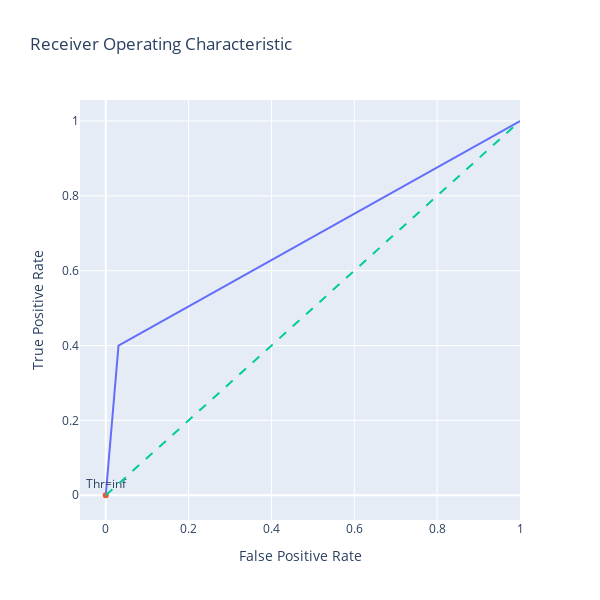

Write notebook code for a chart like this one.
### Markdown cell above
**ROC - AUC Curve**

### Code cell
from sklearn.metrics import roc_curve
import plotly.graph_objects as go
import numpy as np
import matplotlib.pyplot as plt

plt.figure(figsize=(10,5))
fpr, tpr, thresholds = roc_curve(y_test,y_pred)


# Generate a trace for ROC curve
trace0 = go.Scatter(
    x=fpr,
    y=tpr,
    mode='lines',
    name='ROC curve'
)

# Only label every nth point to avoid cluttering
n = 10
indices = np.arange(len(thresholds)) % n == 0  # Choose indices where index mod n is 0

trace1 = go.Scatter(
    x=fpr[indices],
    y=tpr[indices],
    mode='markers+text',
    name='Threshold points',
    text=[f"Thr={thr:.2f}" for thr in thresholds[indices]],
    textposition='top center'
)


# Diagonal line
trace2 = go.Scatter(
    x=[0, 1],
    y=[0, 1],
    mode='lines',
    name='Random (Area = 0.5)',
    line=dict(dash='dash')
)

data = [trace0, trace1, trace2]

# Define layout with square aspect ratio
layout = go.Layout(
    title='Receiver Operating Characteristic',
    xaxis=dict(title='False Positive Rate'),
    yaxis=dict(title='True Positive Rate'),
    autosize=False,
    width=600,
    height=600,
    showlegend=False
)

# Define figure and add data
fig = go.Figure(data=data, layout=layout)

# Show figure
fig.show()

### Figure 1 — Plotly figure (JSON) as saved in the notebook; plotly's stock layout.template omitted (floating-point values rounded to 4 significant figures)
{"data": [{"mode": "lines", "name": "ROC curve", "type": "scatter", "x": [0, 0.03077, 1], "y": [0, 0.4, 1]}, {"mode": "markers+text", "name": "Threshold points", "text": ["Thr=inf"], "textposition": "top center", "type": "scatter", "x": [0], "y": [0]}, {"line": {"dash": "dash"}, "mode": "lines", "name": "Random (Area = 0.5)", "type": "scatter", "x": [0, 1], "y": [0, 1]}], "layout": {"autosize": false, "height": 600, "showlegend": false, "title": {"text": "Receiver Operating Characteristic"}, "width": 600, "xaxis": {"title": {"text": "False Positive Rate"}}, "yaxis": {"title": {"text": "True Positive Rate"}}}}
